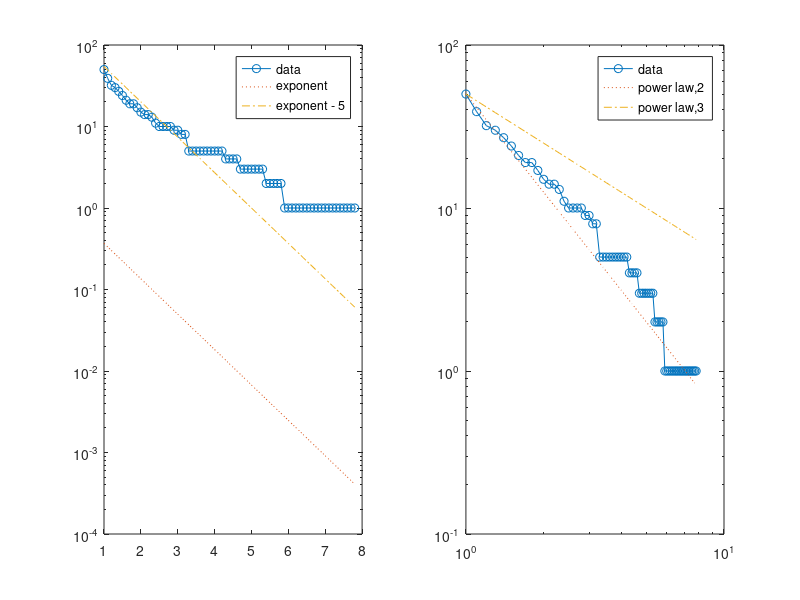

This figure's MATLAB source: (Note: this script raises an error after producing the figure.)
%% VALIDATING THE US-airpot DATASET (Prestige-based Attachment Model)
% Bijan Ranjbar-Sahraei
% 
% <<air_net.jpg>>
% 
% This is the directed network of flights between US airports in 2010. 
% Each edge represents a connection from one airport to another, 
% and the weight of an edge shows the number of flights on that connection 
% in the given direction, in 2010. 
%
% Source: <http://konect.uni-koblenz.de/networks/opsahl-usairport>

%% Importing Data
clear all
load airport.mat

%% Preprocessing 
% Preprocessing the data to make it lower triangular and normalized.

n = size(data,1);

% make adjacency matrix symmetric
data = (data + data') / 2;

% sort the airports based on their traffic
degs = sum(data,1);
[~, new_index] = sort(degs,'descend');
data = data(new_index,new_index);

% Pick the top 50 airports
data = data(1:50,1:50);
n = 50;

% Again sort them based on their traffic
degs = sum(data,1);
[~, new_index] = sort(degs,'descend');
data = data(new_index,new_index);

data_tril = tril(data,-1);

%% 
% Whenever an agent doesn't have any decendent, we give it a self loop.
for i = 1 : n
    if sum(data_tril(i,:)) == 0
        data_tril(i,i) = 1;
    end
end
data_normalized = data_tril ./ (sum(data_tril,2) * ones(1,n)) ;


%% 
% Extracting the network hierarchy
H = data_normalized > 0;
W_tril = tril(data_normalized,-1);
W = W_tril + W_tril';
for i = 1 : n
    if sum(W_tril(i,:)) == 0
        W(i,i) = 1;
    end
end

%% Degree Distribution
% Here we compare the degree distribution with exponential and power law
% distributions.

ccdf_x = 1:.1:max(sum(W,2));  % the partitions of the x-axis
df_hist = hist(sum(W,2),ccdf_x);
ccdf_hist = cumsum(df_hist(end:-1:1));
ccdf_hist = ccdf_hist(end:-1:1);  % computing the cummulative degree distribution
subplot(121)
semilogy(ccdf_x, ccdf_hist,'-o')
hold on
semilogy(ccdf_x, exp(-ccdf_x),':')  % approximation of power law
semilogy(ccdf_x, exp(5-ccdf_x),'-.')  % approximation of power law
legend('data','exponent','exponent - 5')


subplot(122)
loglog(ccdf_x, ccdf_hist,'-o')
hold on
loglog(ccdf_x, n * ccdf_x.^(-2),':')  % approximation of power law
loglog(ccdf_x, n * ccdf_x.^(-1),'-.')  % approximation of power law
legend('data','power law,2','power law,3')



%% Strength Distribution Predictions
% Using the hierarchy network, we generate the PA model and compare the
% predicted strength distributions and real distribution.
Wg = genericModel(H,'PA');

ccdf_x_g = 1:.1:max(sum(Wg,2));  % the partitions of the x-axis
df_hist_g = hist(sum(Wg,2),ccdf_x_g);
ccdf_hist_g = cumsum(df_hist_g(end:-1:1));
ccdf_hist_g = ccdf_hist_g(end:-1:1);  % computing the cummulative degree distribution


figure('OuterPosition', [400 400 250 250])

loglog(ccdf_x,ccdf_hist,'o')
hold on
loglog(ccdf_x_g,ccdf_hist_g,'*')
legend('Real-World Data','PBA predictions')

xlabel('node strength')
ylabel('frequency')

set(gcf,'PaperPositionMode','auto'); print('figs/airport_distribution','-depsc','-tiff')


%% Edge Comparison
% In the previous section we showed the predictions of strength
% distributions. In this section, we compare the single weights with each
% other.

edges = tril(W,-1);
edgesG = tril(Wg,-1);



figure('OuterPosition', [400 400 250 250])

plot(edges(:),edgesG(:),'o'); lsline
xlabel('edge weights')
ylabel('estimate edge weights')

set(gcf,'PaperPositionMode','auto'); print('figs/airport_regression','-depsc','-tiff')


%% Regression in LOGLOG Scale

array1 = edges(:);
array2 = edgesG(:);
validdata1 = ~isnan(array1);
validdata2 = ~isnan(array2);
validdataBoth = validdata1 & validdata2;
keep1 = array1(validdataBoth);
keep2 = array2(validdataBoth); 

b = polyfit(keep1, keep2, 1);

figure;loglog(keep1,keep2,'o'); 
polyline = exp(b(2)) .* keep1.^b(1);
hold on
loglog(keep1, polyline)
mina = min(min(keep1(keep1>0)),min(keep2(keep2>0)));
xlim([mina 1.0]);
ylim([mina 1.0]);